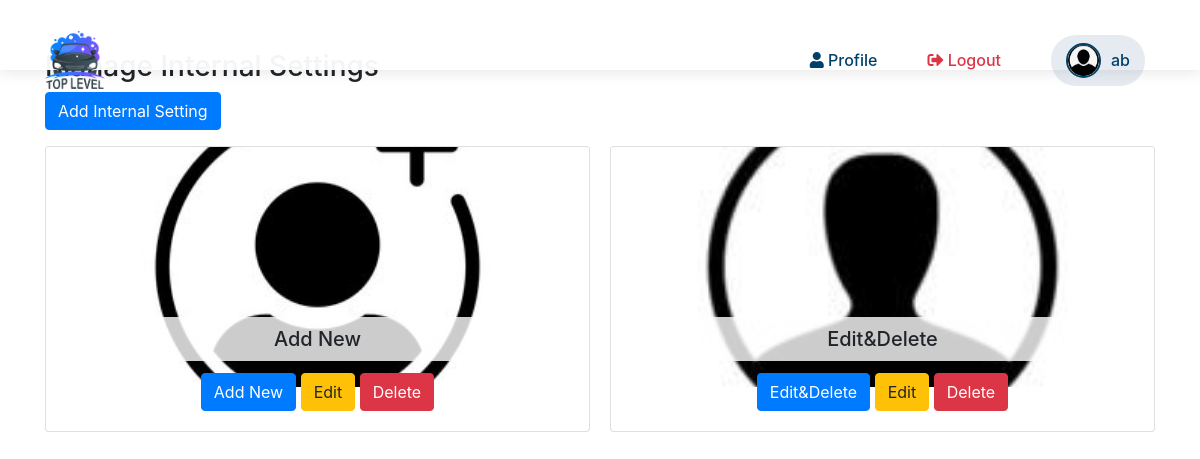
The page /manage_internal_settings.php?external_id=2 (signed in) on the database its author committed.
### tables this page shows
CREATE TABLE `internal_settings` (
  `id` int(11) NOT NULL,
  `external_id` int(11) NOT NULL,
  `name` varchar(255) NOT NULL,
  `link` varchar(255) NOT NULL,
  `image` varchar(255) NOT NULL
);

### manage_internal_settings.php (the view, shortened to what this page needs)
<?php
include('db.php');
$external_id = $_GET['external_id'];
$sql = "SELECT * FROM internal_settings WHERE external_id = ?";
$stmt = $conn->prepare($sql);
$stmt->bind_param("i", $external_id);
$stmt->execute();
$result = $stmt->get_result();
?>
<!DOCTYPE html>
<html lang="en">
<head>
    <link rel="stylesheet" href="https://stackpath.bootstrapcdn.com/bootstrap/4.5.2/css/bootstrap.min.css">
</head>
<body>
    <?php include 'nav.php'; ?>
    <div class="container">
        <h3>Manage Internal Settings</h3>
        <a href="add_internal_setting.php?external_id=<?php echo $external_id; ?>" class="btn btn-primary mb-3">Add Internal Setting</a>
        <div class="card-container">
            <?php while ($setting = $result->fetch_assoc()): ?>
                <div class="card">
                    <img src="<?php echo htmlspecialchars($setting['image']); ?>" alt="<?php echo htmlspecialchars($setting['name']); ?>">
                    <div class="card-body text-center">
                        <h5 class="card-title"><?php echo htmlspecialchars($setting['name']); ?></h5>
                        <a href="<?php echo htmlspecialchars($setting['link']); ?>" class="btn btn-primary"><?php echo htmlspecialchars($setting['name']); ?></a>
                        <a href="edit_internal_setting.php?id=<?php echo $setting['id']; ?>&external_id=<?php echo $external_id; ?>" class="btn btn-warning">Edit</a>
                        <a href="delete_internal_setting.php?id=<?php echo $setting['id']; ?>&external_id=<?php echo $external_id; ?>" class="btn btn-danger" onclick="return confirm('Are you sure you want to delete this setting?')">Delete</a>
                    </div>
                </div>
            <?php endwhile; ?>
        </div>
    </div>
</body>
</html>

### manage_internal_settings.php (style rules this page uses)
body { font-family: 'Poppins', sans-serif; background-color: #f4f4f4; }
.container { margin-top: 50px; }
.card-container { display: flex; flex-wrap: wrap; gap: 20px; }
.card { flex: 1 1 200px; margin-bottom: 20px; position: relative; overflow: hidden; }
.card img { width: 100%; height: 240px; object-fit: cover; position: absolute; top: 0; left: 0; z-index: 0; opacity: 1; }
.card-body { position: relative; z-index: 1; }
.card-title { margin-top: 150px; background: rgba(255, 255, 255, 0.8); padding: 10px; border-radius: 5px; }

### rows shown on the page
internal_settings: image (picture), name "Add New"
internal_settings: image (picture), name "Edit&Delete"

### other values the page prints
$user_name "ab"
